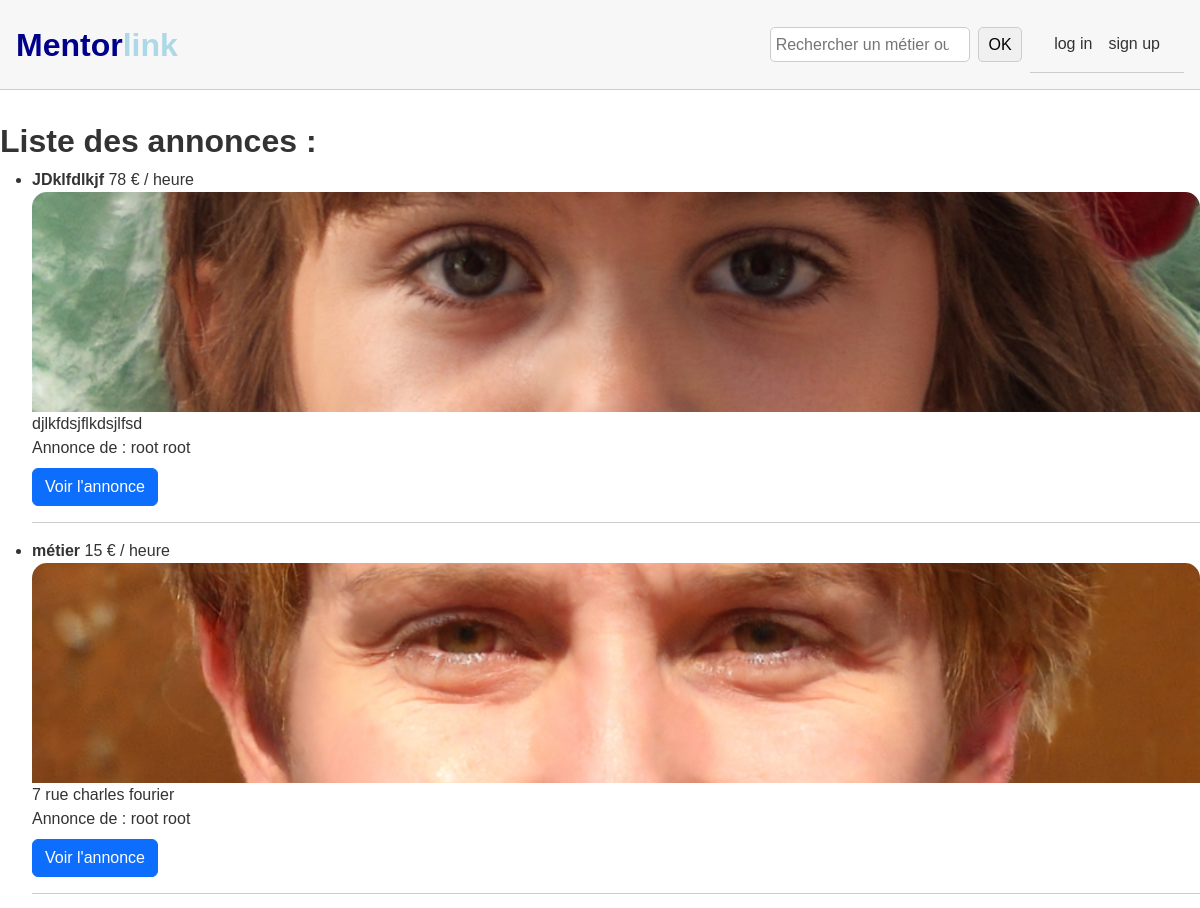
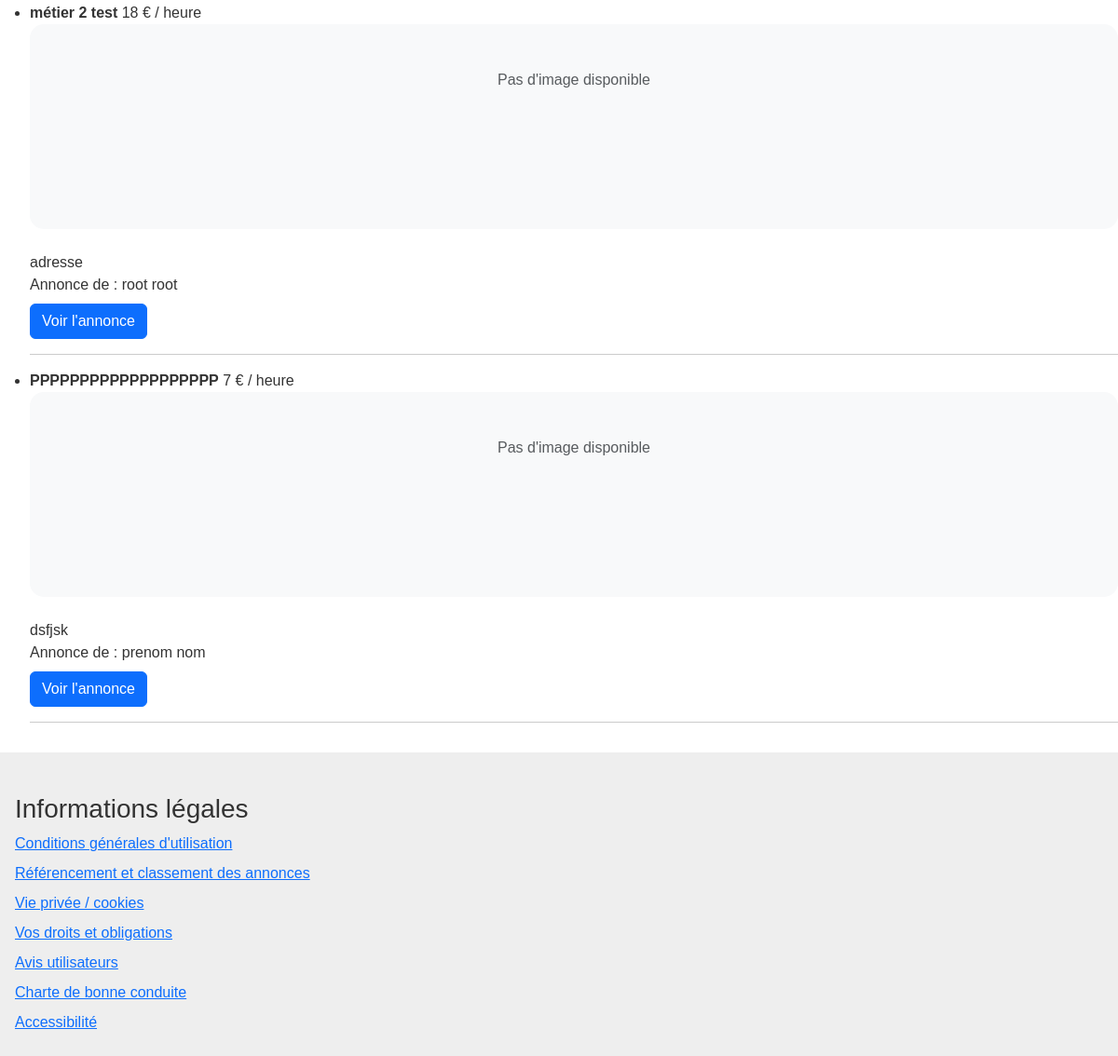
Before: / with the older database file (2 pictures, top to bottom).
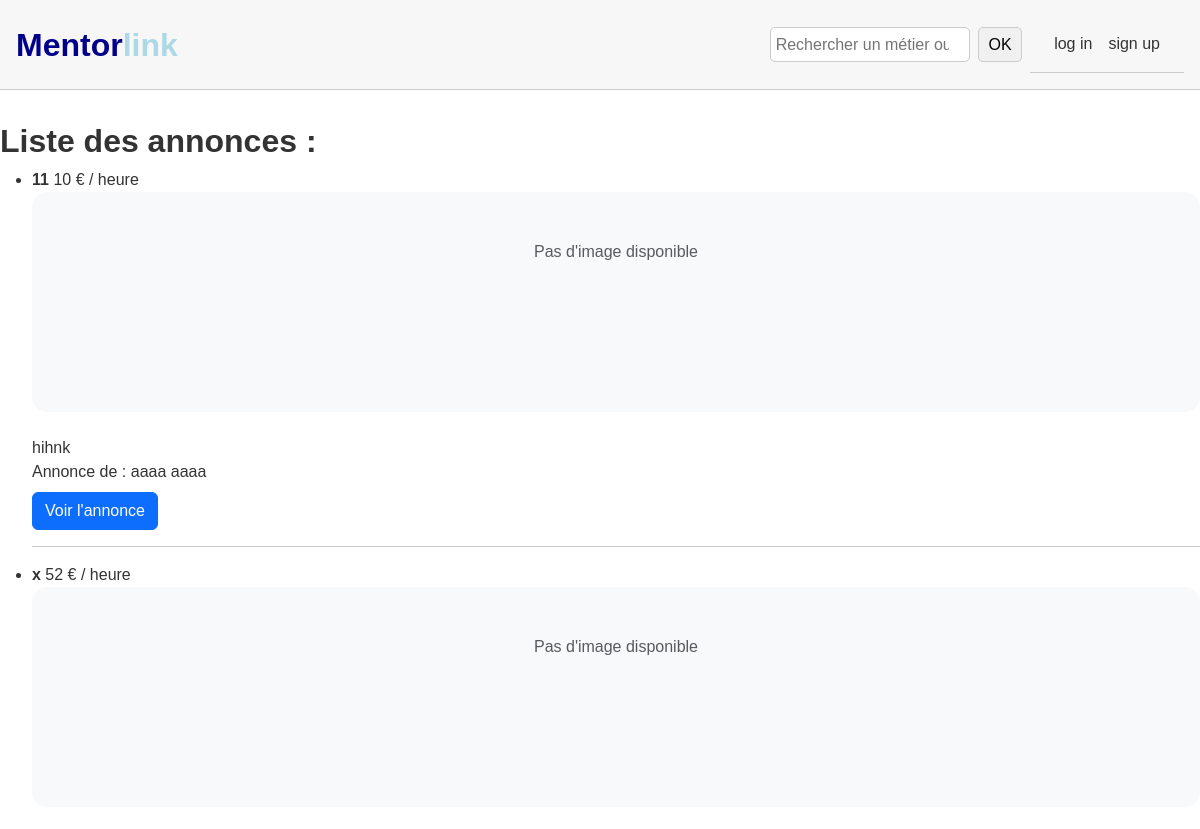
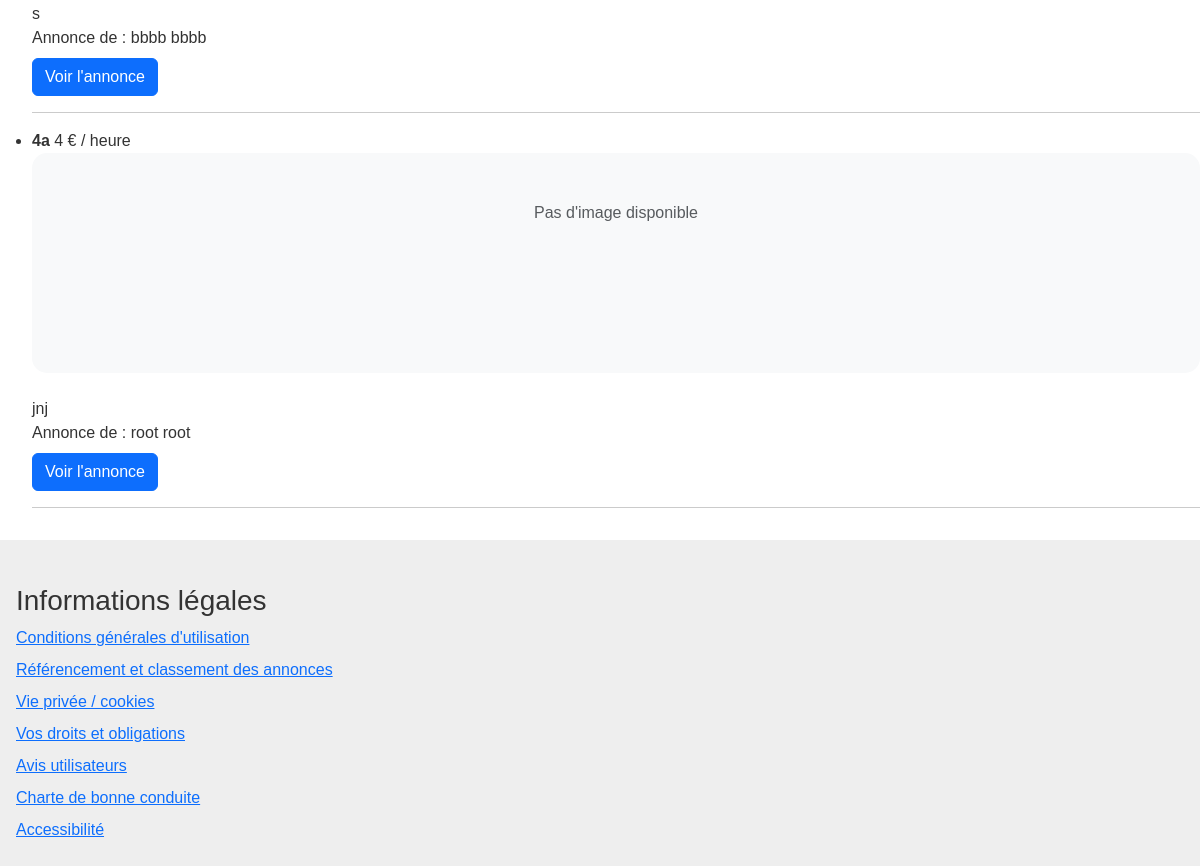
After: the same page with the newer database file (2 pictures, top to bottom).
### app_mentorlink/models.py (models this page shows, shortened)
class Annonce(models.Model):
    id = models.IntegerField(primary_key=True)
    prix = models.IntegerField()
    image = models.ImageField(upload_to='annonces/', null=True, blank=True)
    metier = models.CharField(max_length=1000)
    adresse = models.TextField()
    description = models.TextField(max_length=100000, null=True, blank=True)
    id_personnes = models.ForeignKey('Utilisateur', on_delete=models.CASCADE, null=True, blank=True)

class Utilisateur(AbstractUser):
    GENRE_CHOICES = [
        ('Homme', 'Homme'),
        ('Femme', 'Femme'),
        ('Autre', 'Autre'),
    ]
    date_naissance = models.DateField(
        blank=True,
        null=True,
        validators=[validate_birthdate]
    )
    civilite = models.CharField(max_length=10, choices=GENRE_CHOICES, null=True, blank=True)
    adresse = models.TextField()
    REQUIRED_FIELDS = ['first_name', 'last_name', 'email', 'date_naissance', 'civilite', 'adresse']
    groups = models.ManyToManyField(
        'auth.Group',
        verbose_name='groups',
        blank=True,
        related_name="utilisateur_groups",
        related_query_name="utilisateur",
    )
    user_permissions = models.ManyToManyField(
        'auth.Permission',
        verbose_name='user permissions',
        blank=True,
        related_name="utilisateur_permissions",
        related_query_name="utilisateur",
    )

### app_mentorlink/views.py (the view)
# urls.py: 2. Add a URL to urlpatterns:  path('', views.home, name='home')
def home(request):
    personnes = Utilisateur.objects.all()  # Récupère toutes les personnes
    annonces = Annonce.objects.all()  # Récupère toutes les annonces
    context = {'personnes': personnes, 'annonces': annonces}
    return render(request, 'home.html', context)

### app_mentorlink/templates/home.html (shortened to what this page needs)
{% extends "base.html" %}
{% block content %}
    <h2>Liste des annonces :</h2>
    <div class="annonce-list">
        <ul>
            {% for annonce in annonces %}
            <li>
                <div>
                    <strong>{{ annonce.metier }}</strong>
                    {{ annonce.prix }} € / heure<br>
                    {% if annonce.image %}
                        <img src="{{ annonce.image.url }}" class="card-img-top" alt="Image de l'annonce" style="height: 220px; object-fit: cover; border-top-left-radius: 15px; border-top-right-radius: 15px;">
                    {% else %}
                        <div class="bg-light text-center py-5" style="height: 220px; border-radius: 15px;">
                            <span class="text-muted">Pas d'image disponible</span>
                        </div>
                    {% endif %}<br>
                    {{ annonce.adresse }}<br>
                    Annonce de :
                    {% if annonce.id_personnes %}
                        {{ annonce.id_personnes.first_name }} {{ annonce.id_personnes.last_name }}
                    {% else %}
                        Utilisateur inconnu
                    {% endif %}<br>
                    <a href="{% url 'annonce_detail' annonce.id %}" class="btn btn-primary mt-2">Voir l'annonce</a>
                </div>
            </li>
            <hr>
            {% empty %}
                <li>Aucune annonce trouvée.</li>
            {% endfor %}
        </ul>
    </div>
{% endblock %}

Changed rows visible on the page:
removed Annonce: metier "PPPPPPPPPPPPPPPPPPP", prix "7", image "Pas d'image disponible", adresse "dsfjsk", id_personnes.first_name "prenom", id_personnes.last_name "nom"
changed Annonce: metier "JDklfdlkjf" → "11"; prix "78" → "10"; adresse "djlkfdsjflkdsjlfsd" → "hihnk"; id_personnes.first_name "root" → "aaaa"; id_personnes.last_name "root" → "aaaa"; image: picture removed; now shows "Pas d'image disponible"
changed Annonce: metier "métier" → "x"; prix "15" → "52"; adresse "7 rue charles fourier" → "s"; id_personnes.first_name "root" → "bbbb"; id_personnes.last_name "root" → "bbbb"; image: picture removed; now shows "Pas d'image disponible"
changed Annonce "root": metier "métier 2 test" → "4a"; prix "18" → "4"; adresse "adresse" → "jnj"
